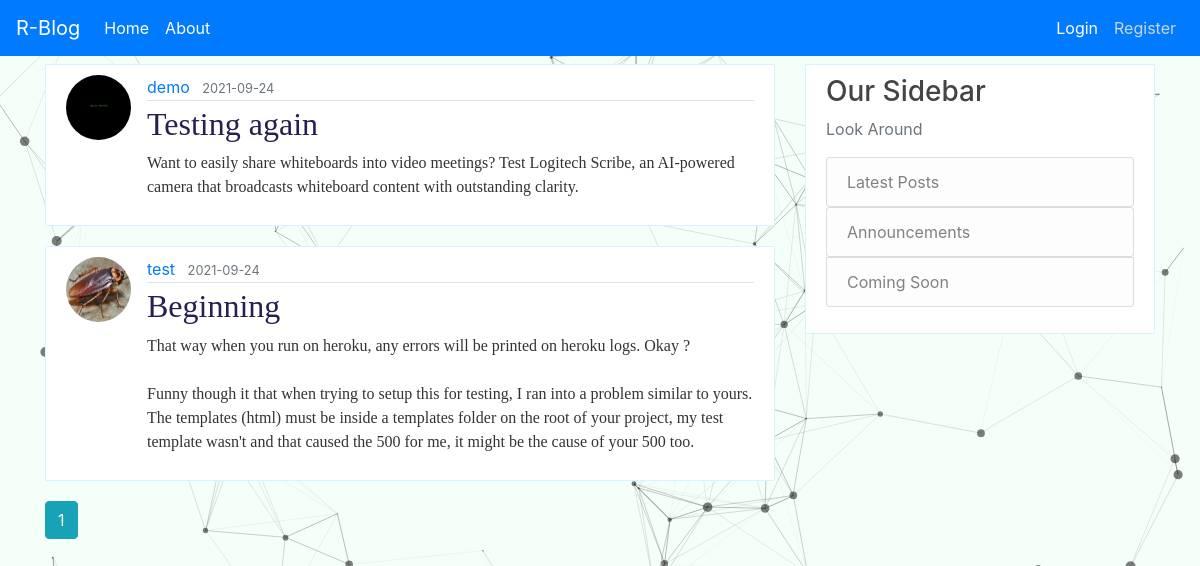
Page /home on the earlier database version.
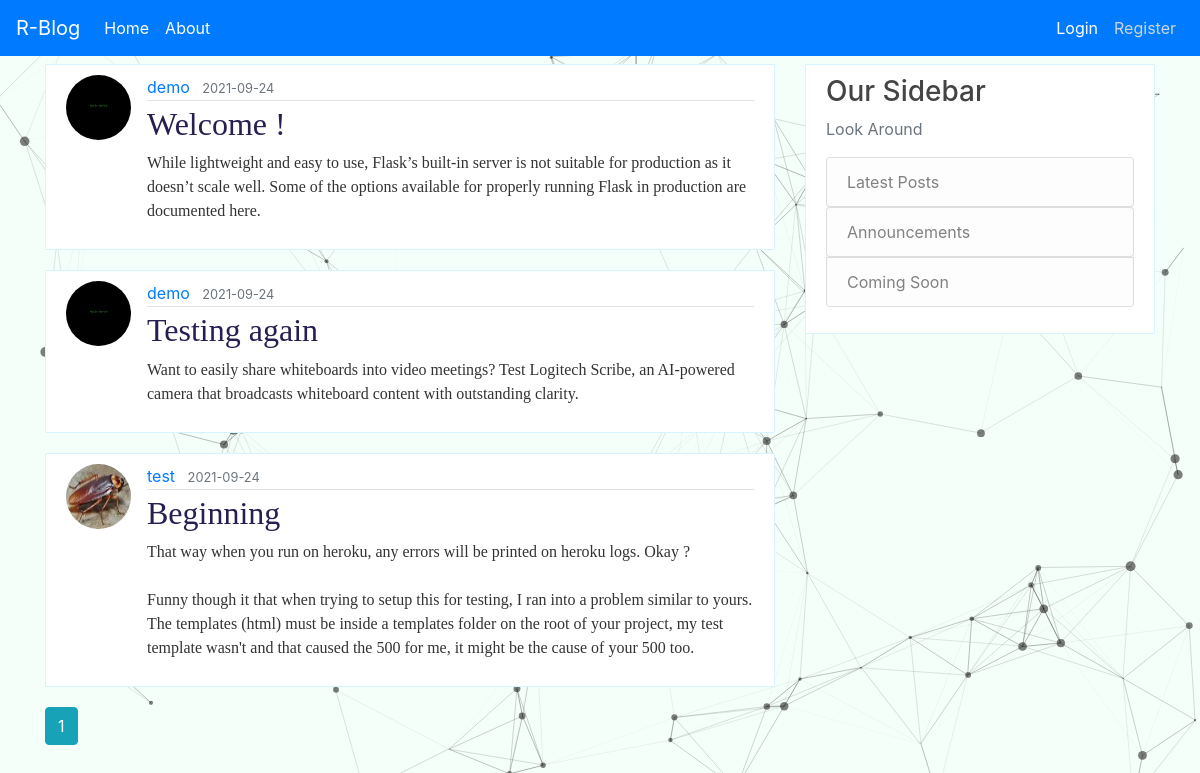
Same page on the later database version.
### flaskblog/models.py (models this page shows, shortened)
class Post(db.Model):
    id = db.Column(db.Integer, primary_key=True)
    title = db.Column(db.String(100), nullable=False)
    date_posted = db.Column(db.DateTime, nullable=False, default=datetime.utcnow)
    content = db.Column(db.Text, nullable=False)
    user_id = db.Column(db.Integer, db.ForeignKey('user.id'), nullable=False)

class User(db.Model, UserMixin):
    __table_args__ = {'extend_existing': True}
    id = db.Column(db.Integer, primary_key=True)
    username = db.Column(db.String(20), unique=True, nullable=False)
    email = db.Column(db.String(120), unique=True, nullable=False)
    image_file = db.Column(db.String(20), nullable=False, default='default.jpg')
    password = db.Column(db.String(60), nullable=False)
    posts = db.relationship('Post', backref='author', lazy=True)

### flaskblog/main/routes.py (the view)
@main.route("/")
@main.route("/home")
def home():
    page = request.args.get('page', 1, type=int)
    posts = Post.query.order_by(Post.date_posted.desc()).paginate(page=page, per_page=5)
    return render_template('home.html', posts=posts)

### flaskblog/templates/home.html
{% extends "layout.html" %}
{% block content %}
    {% for post in posts.items %}
           <article class="media content-section">
            <img class="rounded-circle article-img" src="{{ url_for('static', filename='profile_pics/' +post.author.image_file)}}">
            <div class="media-body">
            <div class="article-metadata">
                <a class="mr-2" href="{{ url_for('users.user_posts', username=post.author.username) }}">{{ post.author.username }}</a>
                <small class="text-muted">{{ post.date_posted.strftime('%Y-%m-%d') }}</small>
             </div>
                <h2><a class="article-title" href="{{ url_for('posts.post', post_id=post.id)}}">{{ post.title }}</a></h2>
              <p class="article-content main_body">{{ post.content }}</p>
          </div>
           </article>
    {% endfor %}
{% for page_num in posts.iter_pages(left_edge=1, right_edge=1, left_current=1, right_current=2) %}
      {% if page_num %}
        {% if posts.page == page_num %}
          <a class="btn btn-info mb-4" href="{{ url_for('main.home', page=page_num) }}">{{ page_num }}</a>
        {% else %}
          <a class="btn btn-outline-info mb-4" href="{{ url_for('main.home', page=page_num) }}">{{ page_num }}</a>
        {% endif %}
      {% else %}
        ...
      {% endif %}
    {% endfor %}
{% endblock content %}

Differences in the rows shown:
added Post: image_file (picture), author.username "demo", date_posted "2021-09-24", title "Welcome !", content "While lightweight and easy to use, Flask’s built-in server is not suitable for production as it doesn’t scale well. Some of the options available for properly running Flask in production are documented here."
